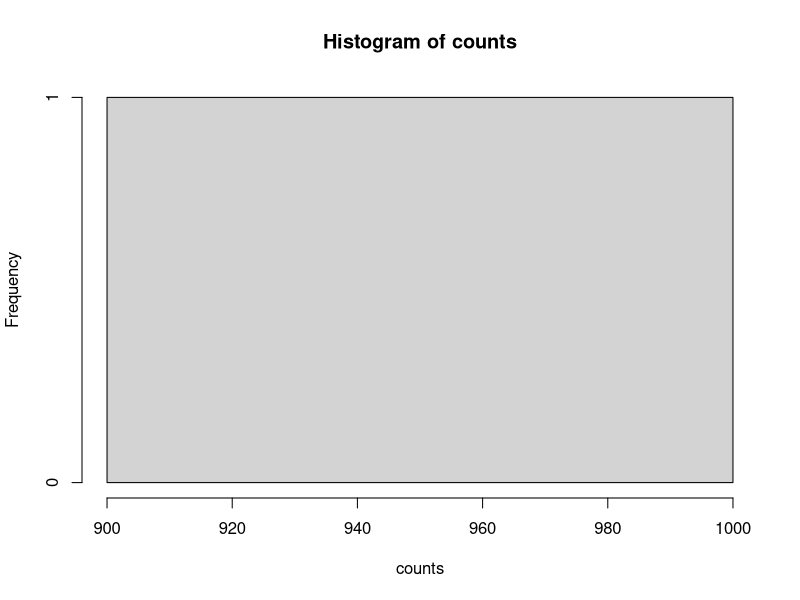

Reproduce this figure in R.
# don't forget the iterator
nsim <- 100
counts <- vector()

for(i in 1:nsim) {
  counts[1] <- sum(rpois(100, 10))
}

# oops where'd the counts go?
hist(counts)
